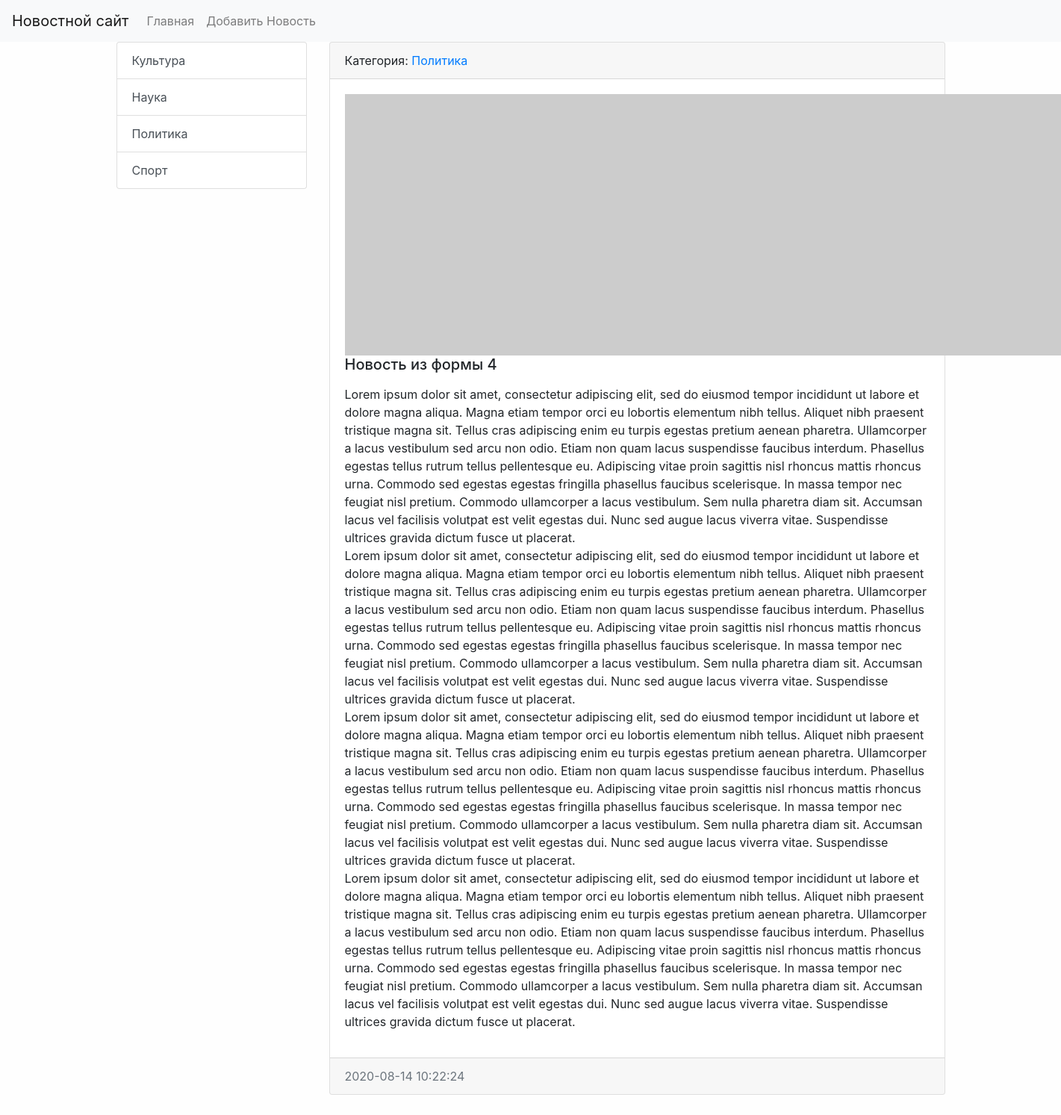
The app's page /news/11/ with its own data.
### news/models.py (models this page shows, shortened)
class Category(models.Model):
    title = models.CharField(max_length=150, db_index=True, verbose_name='Наименование категории')
    def get_absolute_url(self):
        return reverse('category', kwargs={'category_id': self.pk})
    def __str__(self):
        return self.title
    class Meta:
        verbose_name = 'Категорию'
        verbose_name_plural = 'Категории'
        ordering = ['title']

class News(models.Model):
    title = models.CharField(max_length=150, verbose_name='Наименование')
    content = models.TextField(blank=True, verbose_name='Контент')
    created_at = models.DateTimeField(auto_now_add=True, verbose_name='Дата публикации')
    updated_at = models.DateTimeField(auto_now=True, verbose_name='Обновлено')
    photo = models.ImageField(upload_to='photos/%Y/%m/%d/', verbose_name='Фото', blank=True)
    is_published = models.BooleanField(default=True, verbose_name='Опубликовано')
    category = models.ForeignKey('Category', on_delete=models.PROTECT, verbose_name='Категория')
    class Meta:
        verbose_name = 'Новость'
        verbose_name_plural = 'Новости'
        ordering = ['-created_at']

### news/views.py (the view)
# urls.py: path('news/<int:pk>/', ViewNews.as_view(), name='view_news'),
class ViewNews(DetailView):
    model = News
    context_object_name = 'news_item'

### news/templatetags/news_tags.py (called while the page is built)
@register.inclusion_tag('news/list_categories.html')
def show_categories():
    categories = Category.objects.all()
    return {'categories': categories}

### news/templates/news/news_detail.html (shortened to what this page needs)
{% extends "base.html" %}
{% block sidebar %}
{%include 'inc/_sidebar.html'%}
{% endblock %}
{% block content %}
<div class="card mb-3">
    <div class="card-header">
        Категория: <a href="{{news_item.category.get_absolute_url}}">{{news_item.category}}</a>
    </div>
    <div class="card-body">
        {%if item.photo %}
        <img src="{{news_item.photo.url}}" alt="" width="350" class="float-left mr-3">
        {%else%}
        <img src="https://picsum.photos/id/1060/350/235/" alt="" class="float-left mr-3">
        {%endif%}
        <h5 class="card-title">{{news_item.title}}</h5>
        <p class="card-text">{{news_item.content|safe|linebreaks}}</p>
    </div>
    <div class="card-footer text-muted">
        {{news_item.created_at|date:"Y-m-d H:i:s"}}
    </div>
</div>
{% endblock %}

### news/templates/news/list_categories.html
<div class="list-group">
    {%for item in categories %}
    <a href="{{item.get_absolute_url}}" class="list-group-item list-group-item-action">{{item.title}}</a>
    {%endfor%}
</div>

### mysite/static/css/style.css (style rules this page uses)
body { background-color: #fefefe; }

### records on screen
Category: title "Культура"
Category: title "Наука"
Category: title "Политика"
Category: title "Спорт"
News: category "Политика", title "Новость из формы 4", content "Lorem ipsum dolor sit amet, consectetur adipiscing elit, sed do eiusmod tempor incididunt ut labore et dolore magna aliqua. Magna etiam tempor orci eu lobortis elementum nibh tellus. Aliquet nibh praesent tristique magna sit. Tellus cras adipiscing enim eu turpis egestas pretium aenean pharetra. Ullamcorper a lacus vestibulum sed arcu non odio. Etiam non quam lacus suspendisse faucibus interdum. Phasellus egestas tellus rutrum tellus pellentesque eu. Adipiscing vitae proin sagittis nisl rhoncus mattis rhoncus urna. Commodo sed egestas egestas fringilla phasellus faucibus scelerisque. In massa tempor nec feugiat nisl pretium. Commodo ullamcorper a lacus vestibulum. Sem nulla pharetra diam…", created_at "2020-08-14 10:22:24"
